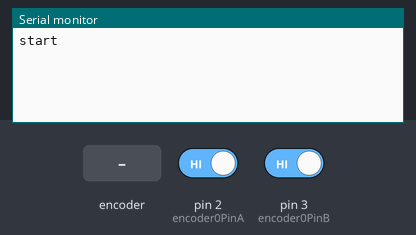
Recording of a sketch running on a simulated Arduino Uno, built with avr-gcc and run on an emulated ATmega328P. Parts: the last lines printed to the serial monitor. Inputs (shaded band) come from the test bench; at power-on: pin 2 (encoder0PinA) HIGH, pin 3 (encoder0PinB) HIGH.

Above: at 1.2 s.
1.3 s: rotary encoder on pin 2 (encoder0PinA) / pin 3 (encoder0PinB) turned 1 step (first pin leading)
At 2.0 s:
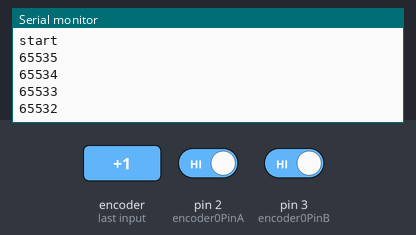
3.0 s: rotary encoder on pin 2 (encoder0PinA) / pin 3 (encoder0PinB) turned 1 step (first pin leading)
At 4.5 s:
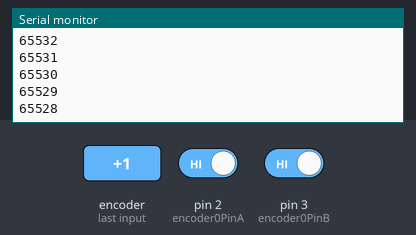
Timing chart, 0 to 6.0 s (numbered marks = the images above; inputs shaded):
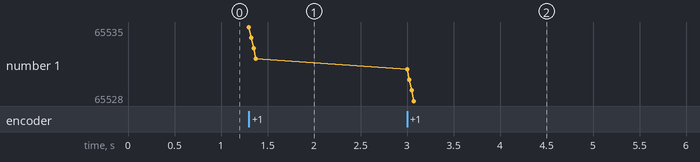

Measured:
- after the input at 1.3 s, the serial monitor: prints a new line at once (image 1)
- after the input at 3.0 s, the serial monitor: prints a new line at once (image 2)
- plotted number 1: 65532 → 65528 after the input at 3.0 s

The sketch:

motor_encoder.ino
```cpp
#define encoder0PinA 2
#define encoder0PinB 3

volatile unsigned int encoder0Pos = 0;

unsigned int tmp = 0;
unsigned int Aold = 0;
unsigned int Bnew = 0;


void setup() {
  pinMode(encoder0PinA, INPUT);
  pinMode(encoder0PinB, INPUT);

  // encoder pin on interrupt 0 (pin 2)
  attachInterrupt(0, doEncoderA, CHANGE);
  // encoder pin on interrupt 1 (pin 3)
  attachInterrupt(1, doEncoderB, CHANGE);

  // set up the Serial Connection
  Serial.begin(9600);
  Serial.println("start");
}


void loop() {
  //Check each changes in position
  if (tmp != encoder0Pos) {
    Serial.println(encoder0Pos, DEC);
    tmp = encoder0Pos;
  }
}


// Interrupt on A changing state
void doEncoderA() {
  Bnew^Aold ? encoder0Pos++ : encoder0Pos--;
  Aold = digitalRead(encoder0PinA);
}


// Interrupt on B changing state
void doEncoderB() {
  Bnew = digitalRead(encoder0PinB);
  Bnew^Aold ? encoder0Pos++ : encoder0Pos--;
}
```
